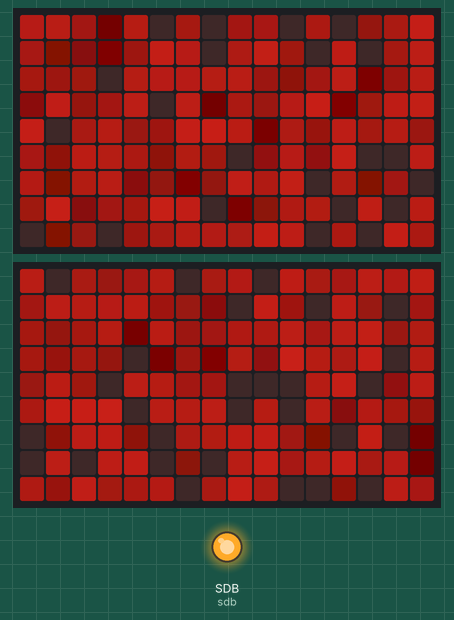
This program was run on a simulated CircuitPython board. Parts: 2 × 16×9 LED matrix, output pins drawn as LEDs (lit = HIGH). Dim RGB values are drawn brighter than linear; random numbers come from a fixed seed.

Above: at 0.53 s.
At 3.04 s:
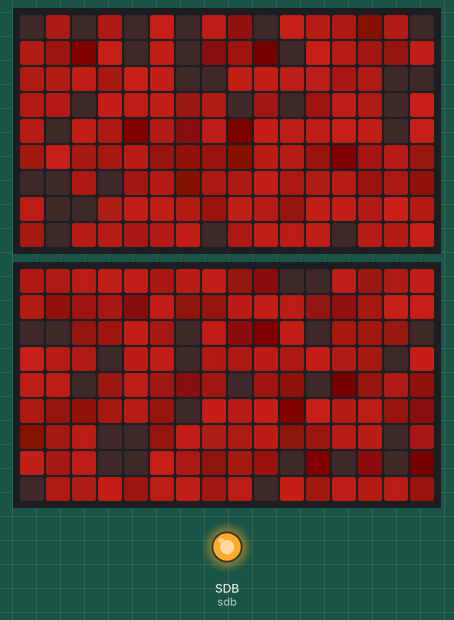
At 5.55 s:
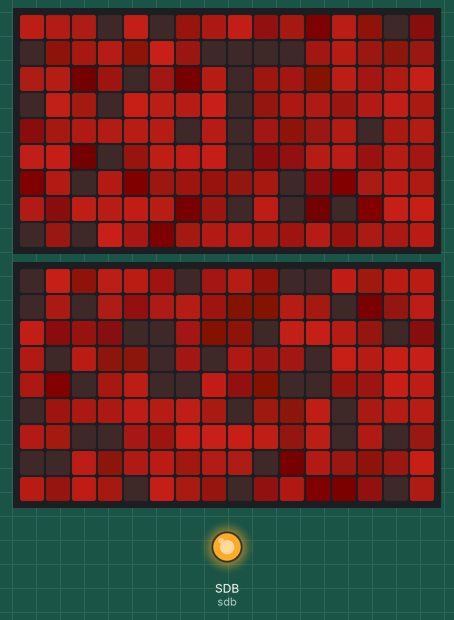
At 10.92 s:
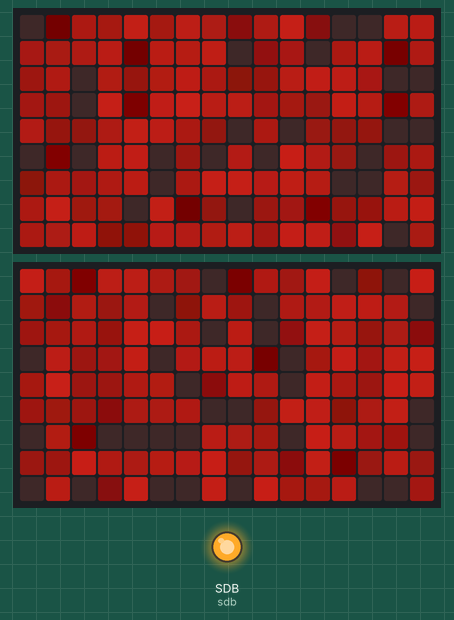
At 16.29 s:
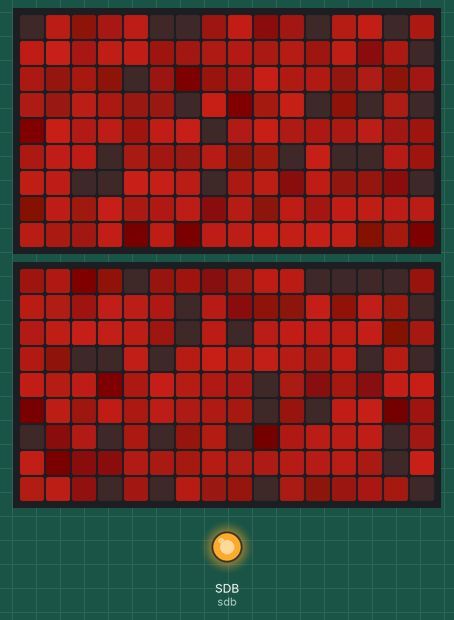
At 21.66 s:
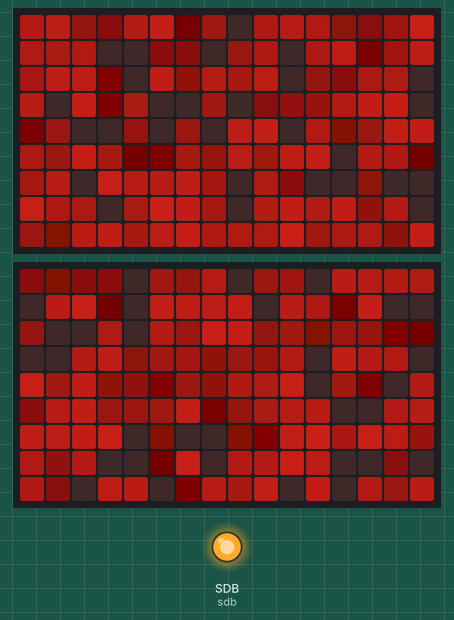

The program:

random.py
```python
import board
import time
from random import randint
from digitalio import DigitalInOut, Direction, Pull
import busio
import adafruit_framebuf
import adafruit_is31fl3731


def initial():
    # configure I2C
    i2c = busio.I2C(board.SCL, board.SDA)

    # turn on LED drivers
    sdb = DigitalInOut(board.SDB)
    sdb.direction = Direction.OUTPUT
    sdb.value = True

    # set up the two LED drivers
    display = adafruit_is31fl3731.Matrix(i2c, address=0x74)
    display2 = adafruit_is31fl3731.Matrix(i2c, address=0x77)

    # Create a framebuffer for our display
    buf = bytearray(64)  # 2 bytes tall x 32 wide = 64 bytes (9 bits is 2 bytes)
    fb = adafruit_framebuf.FrameBuffer(
        buf, display.width*2, display.height, adafruit_framebuf.MVLSB
    )

    frame = 0  # start with frame 0

    return(i2c, sdb, display, display2, buf, fb, frame)

def sorandom(display, display2, frame):
    # sorandom(display, display2, frame)
    while True:
        display.fill(0, frame=frame)
        display2.fill(0, frame=frame)
        display.frame(frame, show=True)
        display2.frame(frame, show=True)

        for _ in range(500):
            x,y,s = randint(0,31), randint(0,8), randint(0,100)

            if x > 15:
                display2.pixel(x%16, y, s, frame)
            else:
                display.pixel(x, y, s, frame)


def main():
    i2c, sdb, display, display2, buf, fb, frame = initial()
    sorandom(display, display2, frame)

if __name__ == '__main__':
    main()
```
